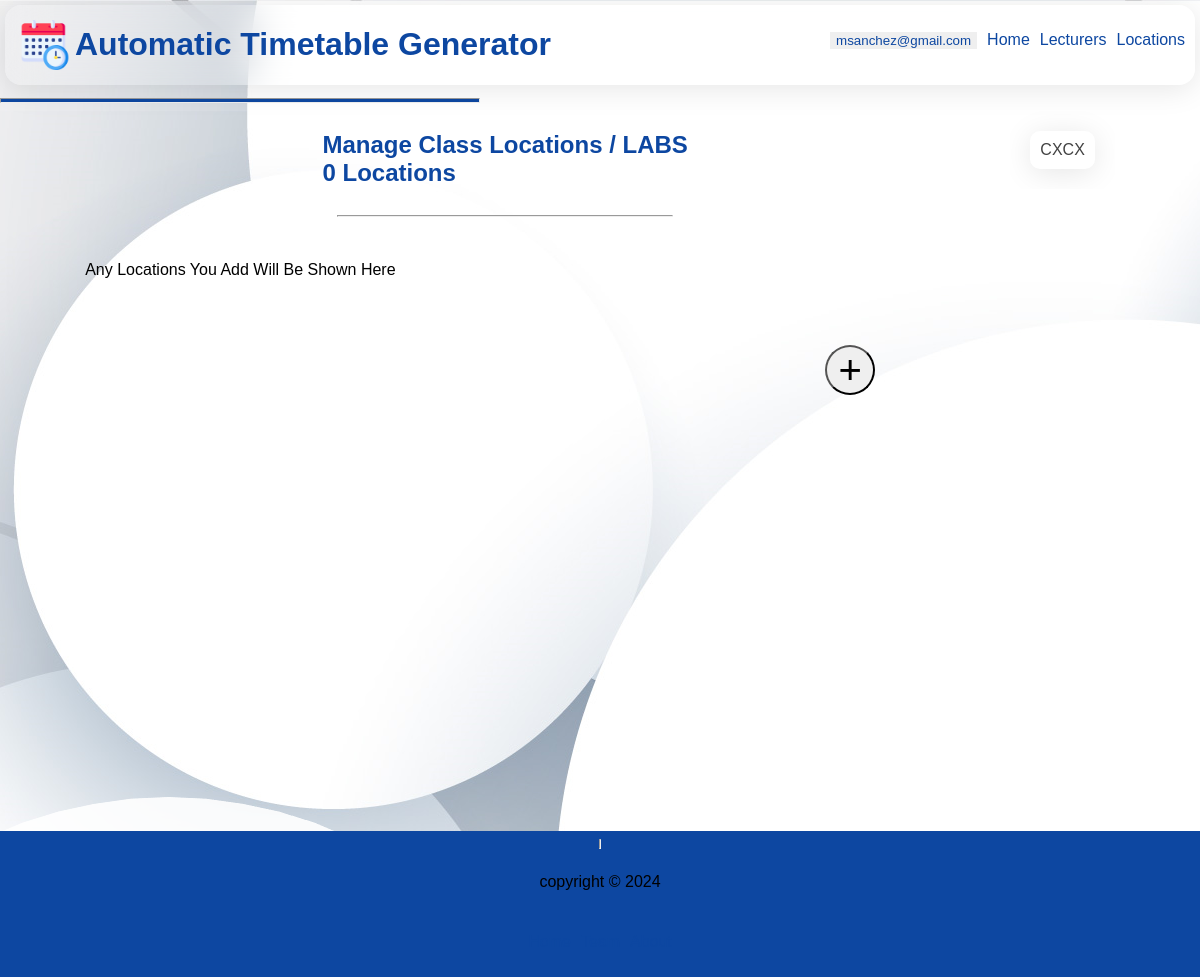
The page /msanchez@gmail.com/locations on the database as committed earlier.
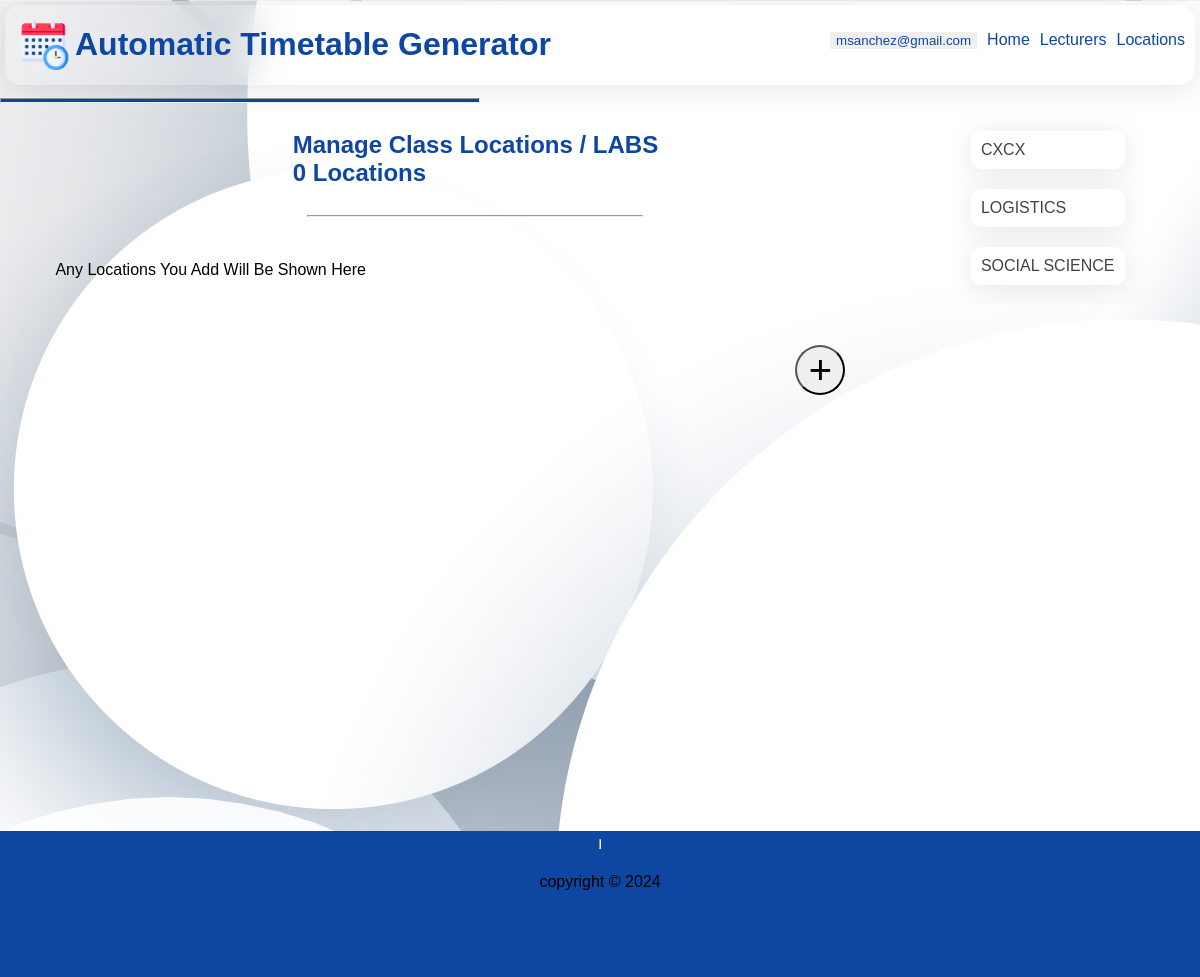
The same page on the database as committed later.
### webversion/models.py (models this page shows, shortened)
class Department(models.Model):
    name = models.CharField(max_length=255, null=True)
    code = models.CharField(max_length=50, null=True)
    college_main = models.ForeignKey("College", on_delete=models.CASCADE, related_name="department_college", null=True)
    college = models.CharField(max_length=255, null=True)
    max_yg = models.PositiveSmallIntegerField(default=4, null=True)
    creator = models.ForeignKey(UserAccount, on_delete=models.CASCADE, related_name="department_creator", null=True)
    limited = models.BooleanField(null=True)

### webversion/views.py (the view)
# urls.py: path("<str:email>/locations", views.locations, name="locations"),
def locations(request,email):
    user_id = UserAccount.objects.get(email=email).id
    template = loader.get_template("all-locations.html")
    locations = Location.objects.filter(creator_id=user_id).order_by("name")
    departments = Department.objects.filter(creator_id=user_id).order_by("name")
    colleges = College.objects.filter(creater=user_id)
    number = len(locations)
    context = {
        "locations":locations, "departments":departments, "number": number,
        "email": email, "colleges": colleges,
    }
    return HttpResponse(template.render(context, request))

### webversion/Templates/all-locations.html (shortened to what this page needs)
{% extends 'main.html' %}
{% load static %}
{% block content %}
    <div class="all-locations">
        <div class="some">
            <h2>Manage Class Locations / LABS <br>{{number}} locations</h2>
            <hr width="40%">
            <div class="left">
                {% for location in locations %}
                <div class="location-grid">
                    <div class="forms">
                        <form>
                            {% csrf_token %}
                            <button title="Delete Location" type="submit" id="deletelocation" formmethod="post" formaction="{% url 'deletelocation' email location.id %}">
                                <img src="{% static 'trash-can.png' %}" width="20px" height="20px" />
                            </button>
                        </form>
                        <form method="get" action="{% url 'modifylocation' email location.id %}">
                            {% csrf_token %}
                            <button title="Edit Location Details" type="submit" id="editlocation">
                                <img src="{% static 'pencil.png' %}" width="20px" height="20px" />
                            </button>
                        </form>
                    </div>
                    <ul title="{{location.about}}. College of: {{location.college}}">
                        <li>Name: {{location.name}}</li>
                        <li>Capacity: {{location.capacity}}</li>
                        <li>College: {{location.college}}</li>
                    </ul>
                </div>
                {% empty %}
                <p>Any locations you add will be shown here</p>
                {% endfor %}
                <div class="addbtn">
                    <button type="button" onclick="alllocforms()" id="add-location" title="Add a new Department">
                        &plus;
                    </button>
                </div>
            </div>
        </div>
        <div class="rightnav">
            <div class="rightsubnav">
                {% for department in departments %}
                <div class="departments" id="dept{% cycle "1" "2" "3" "4" "5" "6" "7" "8" "9" "10" "11" "12" "13" "14" "15" "16" "17" "18" "19" "20" "21" "22" "23" %}">
                    <a href="/{{email}}/select/{{department.college_main_id}}/{{department.name}}/{{department.max_yg}}">
                        {{department.name}}
                    </a>
                </div>
            {% endfor %}
            </div>
        </div>
    </div>
{% endblock %}

Rows that differ between the two databases and show on the page:
added Department: name "LOGISTICS"
added Department: name "SOCIAL SCIENCE"
